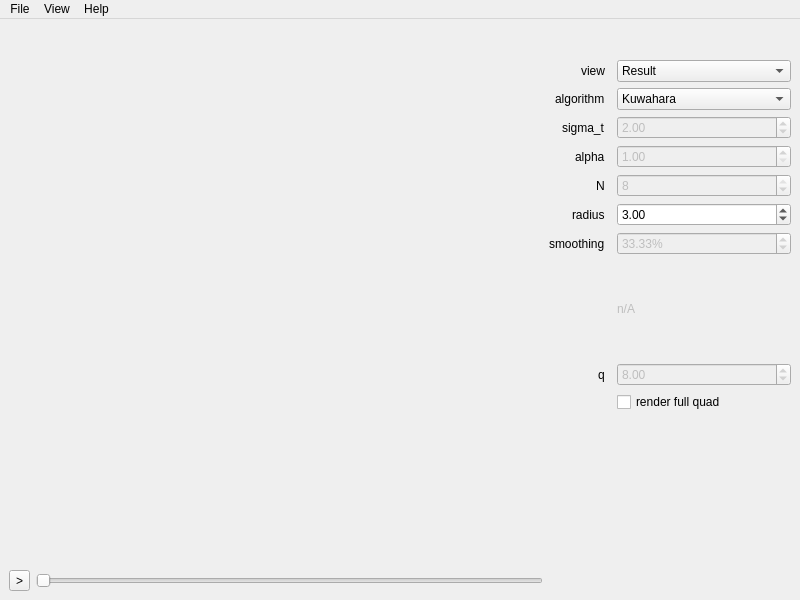
<?xml version="1.0" encoding="UTF-8"?>
<ui version="4.0">
 <class>MainWindow</class>
 <widget class="QMainWindow" name="MainWindow">
  <property name="geometry">
   <rect>
    <x>0</x>
    <y>0</y>
    <width>800</width>
    <height>600</height>
   </rect>
  </property>
  <property name="windowTitle">
   <string>Anisotropic Kuwahara Filtering on the GPU</string>
  </property>
  <widget class="QWidget" name="centralwidget">
   <layout class="QHBoxLayout" name="horizontalLayout_3">
    <item>
     <layout class="QVBoxLayout" name="verticalLayout">
      <item>
       <widget class="GLView" name="glw" native="true">
        <property name="sizePolicy">
         <sizepolicy hsizetype="Expanding" vsizetype="Expanding">
          <horstretch>100</horstretch>
          <verstretch>100</verstretch>
         </sizepolicy>
        </property>
        <property name="minimumSize">
         <size>
          <width>500</width>
          <height>400</height>
         </size>
        </property>
       </widget>
      </item>
      <item>
       <layout class="QHBoxLayout" name="timeLayout">
        <property name="sizeConstraint">
         <enum>QLayout::SetDefaultConstraint</enum>
        </property>
        <item>
         <widget class="QToolButton" name="playButton">
          <property name="text">
           <string>&gt;</string>
          </property>
         </widget>
        </item>
        <item>
         <widget class="QSlider" name="timeSlider">
          <property name="tracking">
           <bool>false</bool>
          </property>
          <property name="orientation">
           <enum>Qt::Horizontal</enum>
          </property>
         </widget>
        </item>
       </layout>
      </item>
     </layout>
    </item>
    <item>
     <layout class="QVBoxLayout" name="verticalLayout_2">
      <item>
       <widget class="QLabel" name="label">
        <property name="text">
         <string/>
        </property>
        <property name="pixmap">
         <pixmap resource="resources.qrc">:/logo.png</pixmap>
        </property>
        <property name="alignment">
         <set>Qt::AlignCenter</set>
        </property>
       </widget>
      </item>
      <item>
       <layout class="QFormLayout" name="formLayout">
        <property name="fieldGrowthPolicy">
         <enum>QFormLayout::AllNonFixedFieldsGrow</enum>
        </property>
        <property name="labelAlignment">
         <set>Qt::AlignRight|Qt::AlignTrailing|Qt::AlignVCenter</set>
        </property>
        <property name="horizontalSpacing">
         <number>12</number>
        </property>
        <property name="verticalSpacing">
         <number>6</number>
        </property>
        <property name="topMargin">
         <number>12</number>
        </property>
        <item row="0" column="0">
         <widget class="QLabel" name="label_2">
          <property name="text">
           <string>view</string>
          </property>
         </widget>
        </item>
        <item row="0" column="1">
         <widget class="QComboBox" name="view">
          <property name="currentIndex">
           <number>1</number>
          </property>
          <item>
           <property name="text">
            <string>Original</string>
           </property>
          </item>
          <item>
           <property name="text">
            <string>Result</string>
           </property>
          </item>
          <item>
           <property name="text">
            <string>Flow Field</string>
           </property>
          </item>
          <item>
           <property name="text">
            <string>Anisotropy</string>
           </property>
          </item>
         </widget>
        </item>
        <item row="1" column="0">
         <widget class="QLabel" name="label_3">
          <property name="text">
           <string>algorithm</string>
          </property>
         </widget>
        </item>
        <item row="1" column="1">
         <widget class="QComboBox" name="algorithm">
          <property name="frame">
           <bool>true</bool>
          </property>
          <item>
           <property name="text">
            <string>Kuwahara</string>
           </property>
          </item>
          <item>
           <property name="text">
            <string>Generalized Kuwahara</string>
           </property>
          </item>
          <item>
           <property name="text">
            <string>Anisotropic Kuwahara (v1)</string>
           </property>
          </item>
          <item>
           <property name="text">
            <string>Anisotropic Kuwahara (v2)</string>
           </property>
          </item>
         </widget>
        </item>
        <item row="2" column="0">
         <widget class="QLabel" name="label_4">
          <property name="text">
           <string>sigma_t</string>
          </property>
         </widget>
        </item>
        <item row="2" column="1">
         <widget class="QDoubleSpinBox" name="sigma_t">
          <property name="enabled">
           <bool>false</bool>
          </property>
          <property name="keyboardTracking">
           <bool>false</bool>
          </property>
          <property name="minimum">
           <double>0.000000000000000</double>
          </property>
          <property name="maximum">
           <double>10.000000000000000</double>
          </property>
          <property name="singleStep">
           <double>0.100000000000000</double>
          </property>
          <property name="value">
           <double>2.000000000000000</double>
          </property>
         </widget>
        </item>
        <item row="3" column="0">
         <widget class="QLabel" name="label_5">
          <property name="text">
           <string>alpha</string>
          </property>
         </widget>
        </item>
        <item row="3" column="1">
         <widget class="QDoubleSpinBox" name="alpha">
          <property name="enabled">
           <bool>false</bool>
          </property>
          <property name="keyboardTracking">
           <bool>false</bool>
          </property>
          <property name="minimum">
           <double>1.000000000000000</double>
          </property>
          <property name="maximum">
           <double>999.990000000000009</double>
          </property>
          <property name="singleStep">
           <double>1.000000000000000</double>
          </property>
          <property name="value">
           <double>1.000000000000000</double>
          </property>
         </widget>
        </item>
        <item row="4" column="0">
         <widget class="QLabel" name="label_10">
          <property name="text">
           <string>N</string>
          </property>
         </widget>
        </item>
        <item row="4" column="1">
         <widget class="QSpinBox" name="N">
          <property name="enabled">
           <bool>false</bool>
          </property>
          <property name="keyboardTracking">
           <bool>false</bool>
          </property>
          <property name="minimum">
           <number>3</number>
          </property>
          <property name="maximum">
           <number>8</number>
          </property>
          <property name="value">
           <number>8</number>
          </property>
         </widget>
        </item>
        <item row="5" column="0">
         <widget class="QLabel" name="label_6">
          <property name="text">
           <string>radius</string>
          </property>
         </widget>
        </item>
        <item row="5" column="1">
         <widget class="QDoubleSpinBox" name="radius">
          <property name="enabled">
           <bool>true</bool>
          </property>
          <property name="keyboardTracking">
           <bool>false</bool>
          </property>
          <property name="minimum">
           <double>1.000000000000000</double>
          </property>
          <property name="maximum">
           <double>20.000000000000000</double>
          </property>
          <property name="singleStep">
           <double>1.000000000000000</double>
          </property>
          <property name="value">
           <double>3.000000000000000</double>
          </property>
         </widget>
        </item>
        <item row="6" column="0">
         <widget class="QLabel" name="label_8">
          <property name="text">
           <string>smoothing</string>
          </property>
         </widget>
        </item>
        <item row="7" column="1">
         <widget class="QLabel" name="kernel">
          <property name="enabled">
           <bool>false</bool>
          </property>
          <property name="sizePolicy">
           <sizepolicy hsizetype="Fixed" vsizetype="Fixed">
            <horstretch>0</horstretch>
            <verstretch>0</verstretch>
           </sizepolicy>
          </property>
          <property name="minimumSize">
           <size>
            <width>96</width>
            <height>96</height>
           </size>
          </property>
          <property name="maximumSize">
           <size>
            <width>96</width>
            <height>96</height>
           </size>
          </property>
          <property name="text">
           <string>n/A</string>
          </property>
          <property name="scaledContents">
           <bool>true</bool>
          </property>
         </widget>
        </item>
        <item row="8" column="0">
         <widget class="QLabel" name="label_9">
          <property name="text">
           <string>q</string>
          </property>
         </widget>
        </item>
        <item row="8" column="1">
         <widget class="QDoubleSpinBox" name="q">
          <property name="enabled">
           <bool>false</bool>
          </property>
          <property name="keyboardTracking">
           <bool>false</bool>
          </property>
          <property name="minimum">
           <double>1.000000000000000</double>
          </property>
          <property name="maximum">
           <double>16.000000000000000</double>
          </property>
          <property name="singleStep">
           <double>0.250000000000000</double>
          </property>
          <property name="value">
           <double>8.000000000000000</double>
          </property>
         </widget>
        </item>
        <item row="6" column="1">
         <widget class="QDoubleSpinBox" name="smoothing">
          <property name="enabled">
           <bool>false</bool>
          </property>
          <property name="keyboardTracking">
           <bool>false</bool>
          </property>
          <property name="suffix">
           <string>%</string>
          </property>
          <property name="maximum">
           <double>100.000000000000000</double>
          </property>
          <property name="singleStep">
           <double>5.000000000000000</double>
          </property>
          <property name="value">
           <double>33.329999999999998</double>
          </property>
         </widget>
        </item>
        <item row="9" column="1">
         <widget class="QCheckBox" name="renderFullQuad">
          <property name="text">
           <string>render full quad</string>
          </property>
         </widget>
        </item>
       </layout>
      </item>
      <item>
       <spacer name="verticalSpacer">
        <property name="orientation">
         <enum>Qt::Vertical</enum>
        </property>
        <property name="sizeHint" stdset="0">
         <size>
          <width>20</width>
          <height>40</height>
         </size>
        </property>
       </spacer>
      </item>
      <item>
       <widget class="QLabel" name="pf">
        <property name="text">
         <string/>
        </property>
        <property name="alignment">
         <set>Qt::AlignRight|Qt::AlignTrailing|Qt::AlignVCenter</set>
        </property>
       </widget>
      </item>
     </layout>
    </item>
   </layout>
  </widget>
  <widget class="QMenuBar" name="menuBar">
   <property name="geometry">
    <rect>
     <x>0</x>
     <y>0</y>
     <width>800</width>
     <height>27</height>
    </rect>
   </property>
   <widget class="QMenu" name="menuFile">
    <property name="title">
     <string>File</string>
    </property>
    <addaction name="actionOpen"/>
    <addaction name="actionSave"/>
    <addaction name="actionRecord"/>
    <addaction name="separator"/>
    <addaction name="actionQuit"/>
   </widget>
   <widget class="QMenu" name="menuView">
    <property name="title">
     <string>View</string>
    </property>
    <addaction name="actionZoomIn"/>
    <addaction name="actionZoomOut"/>
    <addaction name="actionReset"/>
    <addaction name="separator"/>
    <addaction name="actionBuildLog"/>
   </widget>
   <widget class="QMenu" name="menuHelp">
    <property name="title">
     <string>Help</string>
    </property>
    <addaction name="actionAbout"/>
   </widget>
   <addaction name="menuFile"/>
   <addaction name="menuView"/>
   <addaction name="menuHelp"/>
  </widget>
  <action name="actionOpen">
   <property name="text">
    <string>Open...</string>
   </property>
   <property name="shortcut">
    <string>Ctrl+O</string>
   </property>
   <property name="shortcutContext">
    <enum>Qt::ApplicationShortcut</enum>
   </property>
  </action>
  <action name="actionSave">
   <property name="text">
    <string>Save...</string>
   </property>
   <property name="shortcut">
    <string>Ctrl+S</string>
   </property>
   <property name="shortcutContext">
    <enum>Qt::ApplicationShortcut</enum>
   </property>
  </action>
  <action name="actionRecord">
   <property name="enabled">
    <bool>false</bool>
   </property>
   <property name="text">
    <string>Record...</string>
   </property>
   <property name="shortcut">
    <string>Ctrl+R</string>
   </property>
   <property name="shortcutContext">
    <enum>Qt::ApplicationShortcut</enum>
   </property>
  </action>
  <action name="actionZoomIn">
   <property name="text">
    <string>Zoom In</string>
   </property>
   <property name="shortcut">
    <string>Ctrl+=</string>
   </property>
   <property name="shortcutContext">
    <enum>Qt::ApplicationShortcut</enum>
   </property>
  </action>
  <action name="actionZoomOut">
   <property name="text">
    <string>Zoom Out</string>
   </property>
   <property name="shortcut">
    <string>Ctrl+-</string>
   </property>
   <property name="shortcutContext">
    <enum>Qt::ApplicationShortcut</enum>
   </property>
  </action>
  <action name="actionReset">
   <property name="text">
    <string>Reset</string>
   </property>
   <property name="shortcut">
    <string>Ctrl+1</string>
   </property>
   <property name="shortcutContext">
    <enum>Qt::ApplicationShortcut</enum>
   </property>
  </action>
  <action name="actionAbout">
   <property name="text">
    <string>About</string>
   </property>
  </action>
  <action name="actionQuit">
   <property name="text">
    <string>Quit</string>
   </property>
   <property name="shortcut">
    <string>Ctrl+Q</string>
   </property>
   <property name="shortcutContext">
    <enum>Qt::ApplicationShortcut</enum>
   </property>
  </action>
  <action name="actionOpenSettings">
   <property name="text">
    <string>Open Settings...</string>
   </property>
  </action>
  <action name="actionSaveSettings">
   <property name="text">
    <string>Save Settings...</string>
   </property>
  </action>
  <action name="actionBuildLog">
   <property name="text">
    <string>Build Log</string>
   </property>
   <property name="shortcut">
    <string>Ctrl+L</string>
   </property>
  </action>
 </widget>
 <customwidgets>
  <customwidget>
   <class>GLView</class>
   <extends>QWidget</extends>
   <header>glview.h</header>
   <container>1</container>
   <slots>
    <slot>reset()</slot>
    <slot>zoomIn()</slot>
    <slot>zoomOut()</slot>
    <slot>updateKernel()</slot>
    <slot>process()</slot>
    <slot>buildLog()</slot>
   </slots>
  </customwidget>
 </customwidgets>
 <tabstops>
  <tabstop>view</tabstop>
  <tabstop>algorithm</tabstop>
  <tabstop>sigma_t</tabstop>
  <tabstop>alpha</tabstop>
  <tabstop>N</tabstop>
  <tabstop>radius</tabstop>
  <tabstop>smoothing</tabstop>
  <tabstop>q</tabstop>
  <tabstop>playButton</tabstop>
  <tabstop>timeSlider</tabstop>
 </tabstops>
 <resources>
  <include location="resources.qrc"/>
 </resources>
 <connections>
  <connection>
   <sender>actionQuit</sender>
   <signal>triggered()</signal>
   <receiver>MainWindow</receiver>
   <slot>close()</slot>
   <hints>
    <hint type="sourcelabel">
     <x>-1</x>
     <y>-1</y>
    </hint>
    <hint type="destinationlabel">
     <x>419</x>
     <y>403</y>
    </hint>
   </hints>
  </connection>
  <connection>
   <sender>actionZoomIn</sender>
   <signal>triggered()</signal>
   <receiver>glw</receiver>
   <slot>zoomIn()</slot>
   <hints>
    <hint type="sourcelabel">
     <x>-1</x>
     <y>-1</y>
    </hint>
    <hint type="destinationlabel">
     <x>259</x>
     <y>333</y>
    </hint>
   </hints>
  </connection>
  <connection>
   <sender>actionZoomOut</sender>
   <signal>triggered()</signal>
   <receiver>glw</receiver>
   <slot>zoomOut()</slot>
   <hints>
    <hint type="sourcelabel">
     <x>-1</x>
     <y>-1</y>
    </hint>
    <hint type="destinationlabel">
     <x>259</x>
     <y>333</y>
    </hint>
   </hints>
  </connection>
  <connection>
   <sender>actionReset</sender>
   <signal>triggered()</signal>
   <receiver>glw</receiver>
   <slot>reset()</slot>
   <hints>
    <hint type="sourcelabel">
     <x>-1</x>
     <y>-1</y>
    </hint>
    <hint type="destinationlabel">
     <x>259</x>
     <y>333</y>
    </hint>
   </hints>
  </connection>
  <connection>
   <sender>view</sender>
   <signal>currentIndexChanged(int)</signal>
   <receiver>glw</receiver>
   <slot>update()</slot>
   <hints>
    <hint type="sourcelabel">
     <x>656</x>
     <y>136</y>
    </hint>
    <hint type="destinationlabel">
     <x>259</x>
     <y>302</y>
    </hint>
   </hints>
  </connection>
  <connection>
   <sender>sigma_t</sender>
   <signal>valueChanged(double)</signal>
   <receiver>glw</receiver>
   <slot>process()</slot>
   <hints>
    <hint type="sourcelabel">
     <x>656</x>
     <y>188</y>
    </hint>
    <hint type="destinationlabel">
     <x>259</x>
     <y>302</y>
    </hint>
   </hints>
  </connection>
  <connection>
   <sender>alpha</sender>
   <signal>valueChanged(double)</signal>
   <receiver>glw</receiver>
   <slot>process()</slot>
   <hints>
    <hint type="sourcelabel">
     <x>656</x>
     <y>214</y>
    </hint>
    <hint type="destinationlabel">
     <x>259</x>
     <y>302</y>
    </hint>
   </hints>
  </connection>
  <connection>
   <sender>N</sender>
   <signal>valueChanged(int)</signal>
   <receiver>glw</receiver>
   <slot>updateKernel()</slot>
   <hints>
    <hint type="sourcelabel">
     <x>656</x>
     <y>240</y>
    </hint>
    <hint type="destinationlabel">
     <x>259</x>
     <y>302</y>
    </hint>
   </hints>
  </connection>
  <connection>
   <sender>radius</sender>
   <signal>valueChanged(double)</signal>
   <receiver>glw</receiver>
   <slot>updateKernel()</slot>
   <hints>
    <hint type="sourcelabel">
     <x>656</x>
     <y>266</y>
    </hint>
    <hint type="destinationlabel">
     <x>259</x>
     <y>302</y>
    </hint>
   </hints>
  </connection>
  <connection>
   <sender>smoothing</sender>
   <signal>valueChanged(double)</signal>
   <receiver>glw</receiver>
   <slot>updateKernel()</slot>
   <hints>
    <hint type="sourcelabel">
     <x>656</x>
     <y>292</y>
    </hint>
    <hint type="destinationlabel">
     <x>259</x>
     <y>302</y>
    </hint>
   </hints>
  </connection>
  <connection>
   <sender>q</sender>
   <signal>valueChanged(double)</signal>
   <receiver>glw</receiver>
   <slot>process()</slot>
   <hints>
    <hint type="sourcelabel">
     <x>656</x>
     <y>388</y>
    </hint>
    <hint type="destinationlabel">
     <x>259</x>
     <y>302</y>
    </hint>
   </hints>
  </connection>
  <connection>
   <sender>actionBuildLog</sender>
   <signal>triggered()</signal>
   <receiver>glw</receiver>
   <slot>buildLog()</slot>
   <hints>
    <hint type="sourcelabel">
     <x>-1</x>
     <y>-1</y>
    </hint>
    <hint type="destinationlabel">
     <x>259</x>
     <y>302</y>
    </hint>
   </hints>
  </connection>
  <connection>
   <sender>renderFullQuad</sender>
   <signal>toggled(bool)</signal>
   <receiver>glw</receiver>
   <slot>process()</slot>
   <hints>
    <hint type="sourcelabel">
     <x>678</x>
     <y>474</y>
    </hint>
    <hint type="destinationlabel">
     <x>259</x>
     <y>303</y>
    </hint>
   </hints>
  </connection>
 </connections>
</ui>
